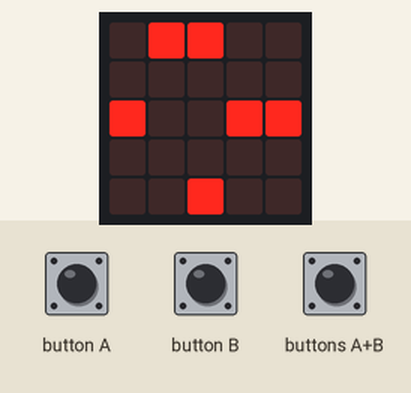
Recording of a program running on a simulated BBC micro:bit (MakeCode). On the bench: the board's 5×5 LED display. The test bench sets the inputs (shaded band). Random numbers come from a fixed seed; the 48×5 strip is a reading aid, not a part: it shows the text the display is scrolling, unrolled, one strip-width of it at a time.

Above: at 5.0 s.
5.1 s: buttons A+B pressed for 0.15 s
At 5.6 s:
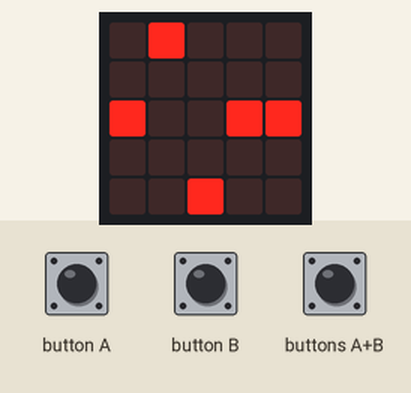
5.8 s: button A pressed for 0.15 s
At 6.8 s:
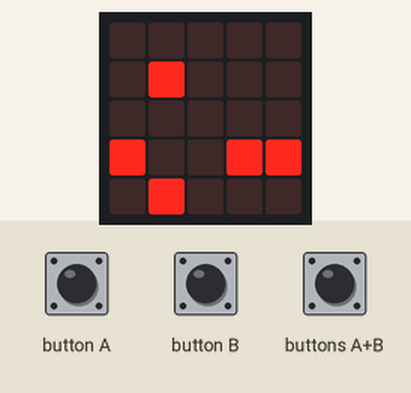
8.9 s: button B pressed for 0.15 s
At 11.0 s:
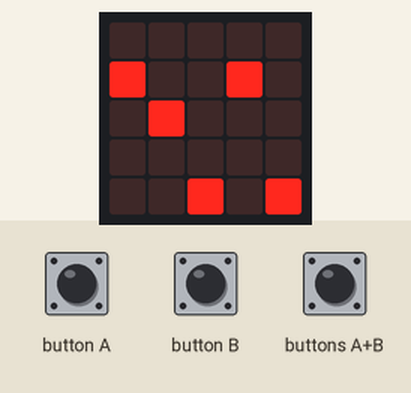
12.0 s: buttons A+B pressed for 1 s
At 13.4 s:
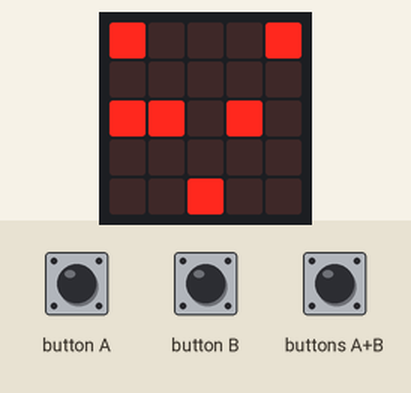
13.6 s: button A pressed for 0.15 s
At 15.3 s:
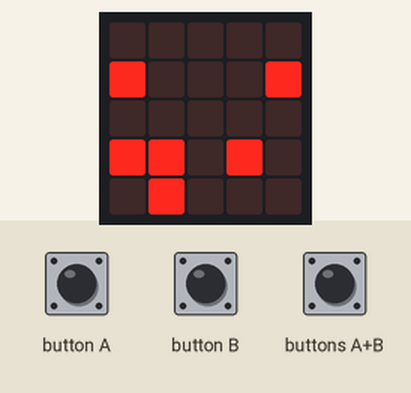
16.7 s: button B pressed for 0.15 s
At 17.7 s:
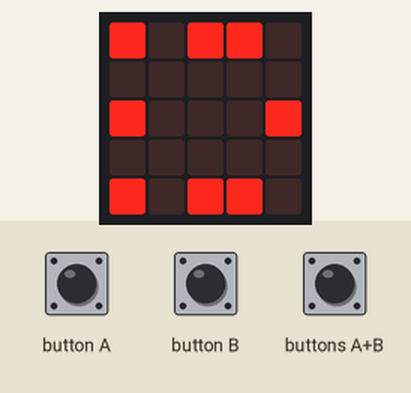
Timing chart, 0 to 19.7 s (numbered marks = the images above; inputs shaded):
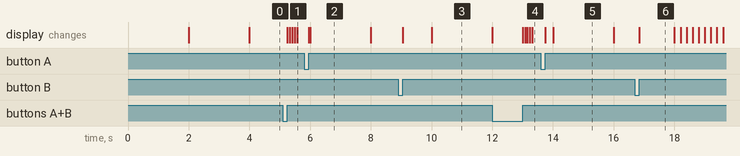

The program:

main.ts
```typescript
let score = 0
let enemiesGotIn = 0
let scoreToWin = 50
let maxEnemies = 5
let gameOver = false

function compare(number1:Number, number2:Number) {
    if(number1 >= number2) {
        return true
    } else {
        return false
    }
}

interface Led {
    x: number | null
    y: number | null
}

let enemies:Led[] = []

let gun:Led = {
    x: 2,
    y: 4
}

let bullet:Led = {x:-1, y:-1}

function createBullet(x: number, y: number) {
    return {
        x: x,
        y: y
    }
}

led.plot(gun.x, gun.y)
input.onButtonPressed(Button.A, function() {
    if (gun.x > 0) {
        led.unplot(gun.x, gun.y)
        gun.x -= 1
        led.plot(gun.x, gun.y)
    }
})

input.onButtonPressed(Button.B, function() {
    if (gun.x < 4) {
        led.unplot(gun.x, gun.y)
        gun.x += 1
        led.plot(gun.x, gun.y)
        }
})

input.onButtonPressed(Button.AB, function() {
    bullet = createBullet(gun.x, gun.y)
    while(bullet.y > -1){
        bullet.y--
        led.plot(bullet.x, bullet.y)
        basic.pause(80)
        checkTargets(bullet)
        led.unplot(bullet.x, bullet.y)
    }
    bullet.y = gun.y
    bullet.x = gun.x
})

function checkTargets(bullet:Led) {
    for(let e of enemies) {
        if(bullet.x === e.x && bullet.y === e.y) {
            enemies = enemies.filter(function(enemy):boolean{
                return enemy !== e
            })
           score ++
           let gameWon = compare(score, scoreToWin)
           if(gameWon === true) {
               gameOver = true
               basic.clearScreen()
               basic.showString("WIN!", 200)
               basic.showLeds(`
                # . . . #
                . . . . .
                # . . . #
                # . . . #
                . # # # .
                `)
           }
        }
    }
}

function createEnemy(x:number, y:number):Led {
    return {
        x: Math.floor(Math.random() * x),
        y: y,
    }
}

function addEnemies() {
    enemies.push(createEnemy(5, 0))
    enemies.push(createEnemy(5, 0))
    enemies.push(createEnemy(5, 0))
}

function manageEnemies() {
    let shouldCreateEnemies = true
    while(!gameOver) {
        if (shouldCreateEnemies === true) {
            addEnemies()
        }
        for (let enemy of enemies) {
            led.plot(enemy.x, enemy.y)
        }
        basic.pause(2000)
        for (let e of enemies) {
            led.unplot(e.x, e.y)
            if (e.y < 5) {
                e.y++
            }
            if (e.y === 5) {
                let index = enemies.indexOf(e)
                enemies.splice(index, 1)
                enemiesGotIn ++
            }
        }
        let gameLost = compare(enemiesGotIn, maxEnemies)
        if (gameLost === true) {
            gameOver = true
            basic.clearScreen()
            basic.showString("LOST!", 200)
            basic.showLeds(`
                # . . . #
                . . . . .
                . # # # .
                # . . . #
                # . . . #
                `)
        }
        shouldCreateEnemies = !shouldCreateEnemies
    }
}

manageEnemies()
```

test.ts
```typescript
// ide kerülnek a tesztek; a rendszer ezt nem kompilálja, ha a csomagot bővítményként használják.
```

Measured:
- after the input at 5.1 s, the display: first changes after 0.15 s (image 1 shows a later state)
- what the display in image 2 shows lasts 2.0 s, from 6.0 s to 8.0 s
- what the display in image 6 shows lasts 1.1 s, from 16.9 s to 18.0 s
